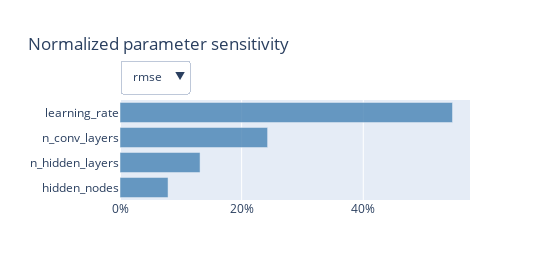

The notebook cell saved with this chart:
### Code cell
render(ax_client.get_feature_importances())

### Figure 1 — Plotly figure (JSON) as saved in the notebook; plotly's stock layout.template omitted (floating-point values rounded to 4 significant figures)
{"data": [{"legendgroup": "1", "marker": {"color": "steelblue"}, "name": "Increases metric", "opacity": 0.8, "orientation": "h", "showlegend": false, "type": "bar", "visible": true, "x": [0.079], "y": ["hidden_nodes"]}, {"legendgroup": "1", "marker": {"color": "steelblue"}, "name": "Increases metric", "opacity": 0.8, "orientation": "h", "showlegend": false, "type": "bar", "visible": true, "x": [0.1316], "y": ["n_hidden_layers"]}, {"legendgroup": "1", "marker": {"color": "steelblue"}, "name": "Increases metric", "opacity": 0.8, "orientation": "h", "showlegend": false, "type": "bar", "visible": true, "x": [0.2427], "y": ["n_conv_layers"]}, {"legendgroup": "1", "marker": {"color": "steelblue"}, "name": "Increases metric", "opacity": 0.8, "orientation": "h", "showlegend": false, "type": "bar", "visible": true, "x": [0.5467], "y": ["learning_rate"]}], "layout": {"height": 280, "hovermode": "closest", "margin": {"l": 120}, "title": {"text": "Normalized parameter sensitivity"}, "updatemenus": [{"buttons": [{"args": ["visible", [true, true, true, true]], "label": "rmse", "method": "restyle"}], "pad": {"t": -40}, "x": 0, "xanchor": "left", "y": 1, "yanchor": "top"}], "width": 550, "xaxis": {"tickformat": ".0%"}}}
